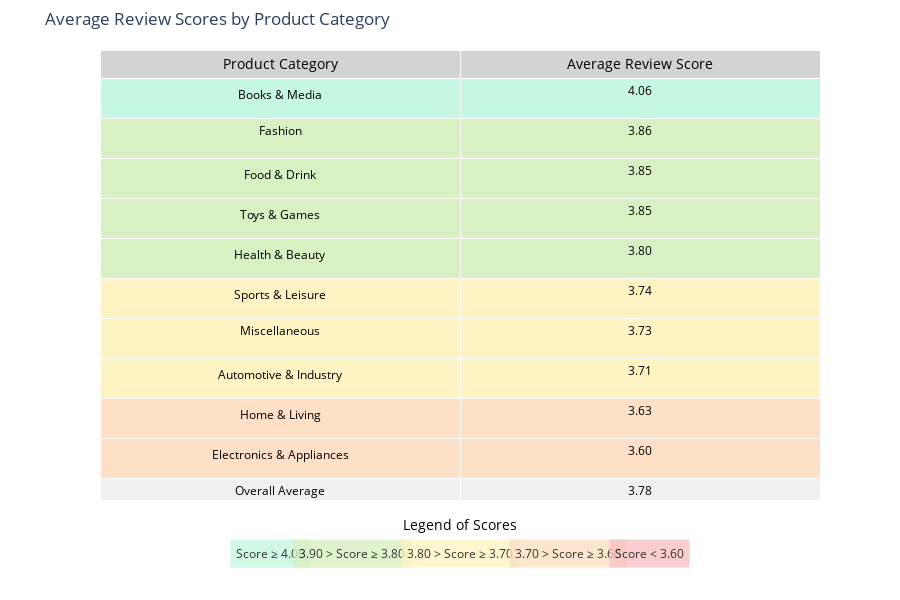

Write notebook code for a chart like this one.
### Markdown cell above
Here, we plot a simple table depicting the review scores by category. We then segmented the the categories based on their review score by color of the cells (i.e. `blue` for review_scores ≥ 4.00, `green` for review_scores between 3.90 and 3.80, `yellow` for review_scores between 3.80 and 3.70, `orange` for review_scores between 3.70 and 3.60 and `red` for review_scores < 3.60)

### Code cell
# Calculate the average review score for each product category
avg_scores_by_category = df_sentiment_analysis.groupby('broader_category_english')['review_score'].mean().round(2)

# Sort by average review score (optional)
avg_scores_by_category = avg_scores_by_category.sort_values(ascending=False)

# Calculate the overall average review score
overall_avg_score = avg_scores_by_category.mean().round(2)

# Prepare data for the table, including the overall average row
categories = avg_scores_by_category.index.tolist() + ["Overall Average"]
average_scores = [f"{score:.2f}" for score in avg_scores_by_category.values.tolist()] + [f"{overall_avg_score:.2f}"]

# Apply colors to each score, with a different color for the "Overall Average" row
cell_colors = [
    [
        get_color(float(score)) if category != "Overall Average" else '#f0f0f0' 
        for category, score in zip(categories, average_scores)
    ]
]

# Create the Plotly table with conditional formatting for rows
fig = go.Figure(data=[go.Table(
    columnorder=[1, 2],
    header=dict(
        values=["Product Category", "Average Review Score"],
        fill_color='lightgrey',
        align='center',
        font=dict(color='black', size=14)
    ),
    cells=dict(
        values=[categories, average_scores],
        fill_color=cell_colors, 
        align='center',
        font=dict(color='black', size=12),
        height=40
    )
)])

# Update layout
fig.update_layout(
    title="Average Review Scores by Product Category",
    height=600,  
    margin={"t": 50, "b": 100, "l": 100},  
    plot_bgcolor="white",  
    paper_bgcolor="white",  
    annotations=[
        dict(
            x=0.5,  
            y=-0.1, 
            xref="paper",
            yref="paper",
            text="Legend of Scores",
            showarrow=False,
            font=dict(size=14, color="black"),
            align="center",
            borderpad=10,
        ),
        dict(
            x=0.18,
            y=-0.15,
            xref="paper",
            yref="paper",
            text="Score ≥ 4.00",
            showarrow=False,
            font=dict(size=12, color="black"),
            align="center",
            bgcolor='#c6f7e2',
            borderpad=5,
            opacity=0.8
        ),
        dict(
            x=0.35,
            y=-0.15,
            xref="paper",
            yref="paper",
            text="3.90 > Score ≥ 3.80",
            showarrow=False,
            font=dict(size=12, color="black"),
            align="center",
            bgcolor='#d9f0c3',
            borderpad=5,
            opacity=0.8
        ),
        dict(
            x=0.5,
            y=-0.15,
            xref="paper",
            yref="paper",
            text="3.80 > Score ≥ 3.70",
            showarrow=False,
            font=dict(size=12, color="black"),
            align="center",
            bgcolor='#fef4c3',
            borderpad=5,
            opacity=0.8
        ),
        dict(
            x=0.65,
            y=-0.15,
            xref="paper",
            yref="paper",
            text="3.70 > Score ≥ 3.60",
            showarrow=False,
            font=dict(size=12, color="black"),
            align="center",
            bgcolor='#fde0c5',
            borderpad=5,
            opacity=0.8
        ),
        dict(
            x=0.82,
            y=-0.15,
            xref="paper",
            yref="paper",
            text="Score < 3.60",
            showarrow=False,
            font=dict(size=12, color="black"),
            align="center",
            bgcolor='#f9c2c2',
            borderpad=5,
            opacity=0.8
        )
    ]
)

fig.show()

### Figure 1 — Plotly figure (JSON) as saved in the notebook; plotly's stock layout.template omitted (floating-point values rounded to 4 significant figures)
{"data": [{"cells": {"align": "center", "fill": {"color": [["#c6f7e2", "#d9f0c3", "#d9f0c3", "#d9f0c3", "#d9f0c3", "#fef4c3", "#fef4c3", "#fef4c3", "#fde0c5", "#fde0c5", "#f0f0f0"]]}, "font": {"color": "black", "size": 12}, "height": 40, "values": [["Books & Media", "Fashion", "Food & Drink", "Toys & Games", "Health & Beauty", "Sports & Leisure", "Miscellaneous", "Automotive & Industry", "Home & Living", "Electronics & Appliances", "Overall Average"], ["4.06", "3.86", "3.85", "3.85", "3.80", "3.74", "3.73", "3.71", "3.63", "3.60", "3.78"]]}, "columnorder": [1, 2], "header": {"align": "center", "fill": {"color": "lightgrey"}, "font": {"color": "black", "size": 14}, "values": ["Product Category", "Average Review Score"]}, "type": "table"}], "layout": {"annotations": [{"align": "center", "borderpad": 10, "font": {"color": "black", "size": 14}, "showarrow": false, "text": "Legend of Scores", "x": 0.5, "xref": "paper", "y": -0.1, "yref": "paper"}, {"align": "center", "bgcolor": "#c6f7e2", "borderpad": 5, "font": {"color": "black", "size": 12}, "opacity": 0.8, "showarrow": false, "text": "Score ≥ 4.00", "x": 0.18, "xref": "paper", "y": -0.15, "yref": "paper"}, {"align": "center", "bgcolor": "#d9f0c3", "borderpad": 5, "font": {"color": "black", "size": 12}, "opacity": 0.8, "showarrow": false, "text": "3.90 > Score ≥ 3.80", "x": 0.35, "xref": "paper", "y": -0.15, "yref": "paper"}, {"align": "center", "bgcolor": "#fef4c3", "borderpad": 5, "font": {"color": "black", "size": 12}, "opacity": 0.8, "showarrow": false, "text": "3.80 > Score ≥ 3.70", "x": 0.5, "xref": "paper", "y": -0.15, "yref": "paper"}, {"align": "center", "bgcolor": "#fde0c5", "borderpad": 5, "font": {"color": "black", "size": 12}, "opacity": 0.8, "showarrow": false, "text": "3.70 > Score ≥ 3.60", "x": 0.65, "xref": "paper", "y": -0.15, "yref": "paper"}, {"align": "center", "bgcolor": "#f9c2c2", "borderpad": 5, "font": {"color": "black", "size": 12}, "opacity": 0.8, "showarrow": false, "text": "Score < 3.60", "x": 0.82, "xref": "paper", "y": -0.15, "yref": "paper"}], "height": 600, "margin": {"b": 100, "l": 100, "t": 50}, "paper_bgcolor": "white", "plot_bgcolor": "white", "title": {"text": "Average Review Scores by Product Category"}}}
